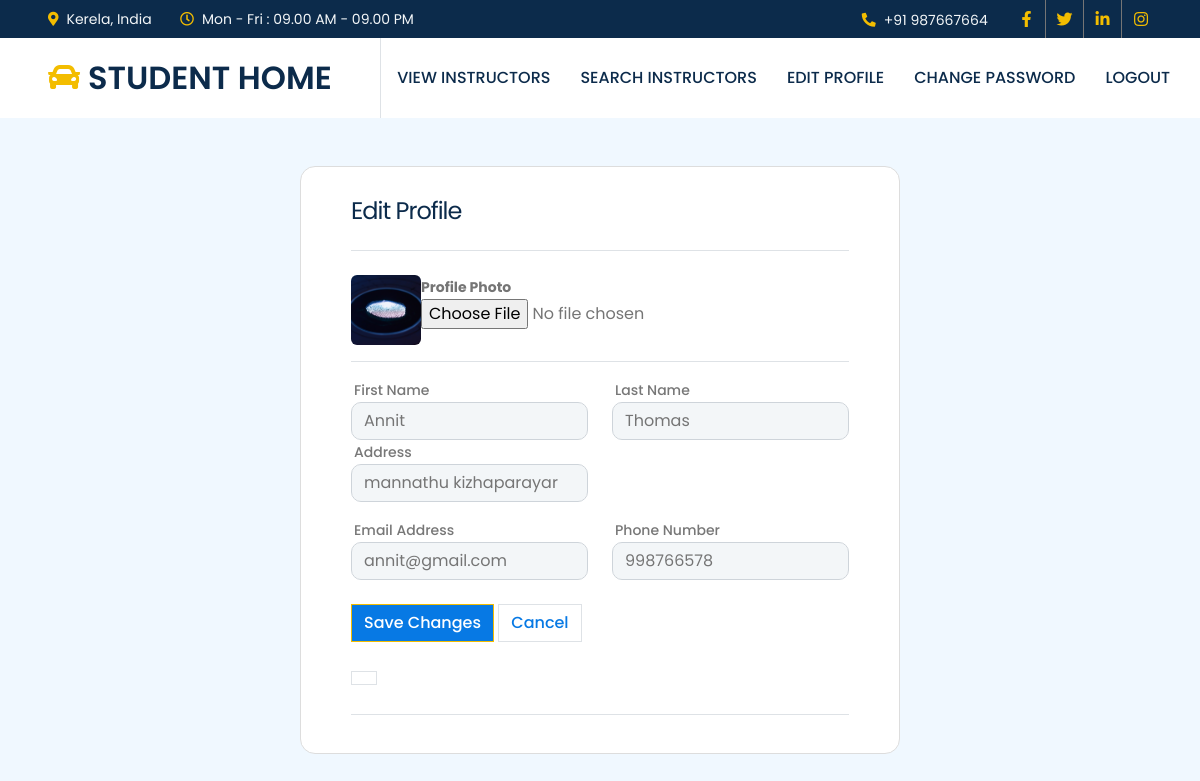
Page /updateprofile (signed in) on the committed database.
### drapp/models.py (models this page shows, shortened)
class Student(models.Model):
    first_name = models.CharField(max_length=50)
    last_name = models.CharField(max_length=50)
    phone_number = models.CharField(max_length=20)
    email = models.EmailField()
    address=models.CharField(max_length=70,null=True)
    image= models.ImageField(upload_to="drapp/static/img",default="")
    birthcertif=models.ImageField('Your Image in jpg/png Format',upload_to='certificates/',null=True)
    adaar=models.ImageField('Your Image in jpg/png Format',upload_to='aadar/',null=True)
    sslc=models.ImageField('Your Image in jpg/png Format',upload_to='sslc/',null=True)
    password=models.CharField(max_length=20,default='nothing')
    class Meta:
        verbose_name = 'View Student Profile'

### drapp/views.py (the view)
# urls.py: path('updateprofile',views.editstudent),
def editstudent(request):
    if request.method == 'POST':
        id = request.session['id']
        user = Student.objects.filter(id=id)
        up = Student.objects.get(id=id)
        first_name = request.POST.get('first_name')
        last_name = request.POST.get('last_name')
        address = request.POST.get('address')
        phone_number = request.POST.get('phone_number')
        email = request.POST.get('email')
        if 'image' in request.FILES:
            image = request.FILES['image']
            up.image = image
        up.first_name = first_name
        up.last_name = last_name
        up.address = address
        up.phone_number = phone_number
        up.email = email
        up.save()
        ud = Student.objects.filter(email=request.session['email'])
        context = {'details': ud,
                   'user': user,
                   'msg': 'Profile Details Updated'}
        return render(request, 'editprofile-student.html', context)
    else:
        id = request.session['id']
        up = Student.objects.filter(id=id)
        user = Student.objects.filter(id=id)
        all_data = {
            'user': user,
            'details': up,
        }
        return render(request, 'editprofile-student.html', all_data)

### drapp/templates/editprofile-student.html (shortened to what this page needs)
{% extends 'student_base.html' %}
{% load static %}
{% block background %} {% endblock %}
{% block body %}
<!DOCTYPE html>
<html lang="en">
<head>
</head>
<body>
{% for i in user %}
<form method="post" enctype="multipart/form-data">
    <div class="wrapper bg-white mt-sm-5">
        <h4 class="pb-4 border-bottom">Edit Profile</h4>
        <div class="d-flex align-items-start py-3 border-bottom">
            <img src="{{i.image.url}}"
                class="img" alt="">
            <div class="pl-sm-4 pl-2" id="img-section">
                <b>Profile Photo</b>
            <input type="file" name="image" >
            </div>
        </div>
        <div class="py-2">
            <div class="row py-2">
                <div class="col-md-6">
                    <label for="firstname">First Name</label>
                    <input type="text" class="bg-light form-control" name="first_name" value="{{i.first_name}}">
                </div>
              <div class="col-md-6">
                    <label for="firstname">Last Name</label>
                    <input type="text" class="bg-light form-control" name="last_name" value="{{i.last_name}}">
                </div>
                <div class="col-md-6 pt-md-0 pt-3">
                    <label for="lastname">Address</label>
                    <input type="text" class="bg-light form-control" name="address" value="{{i.address}}">
                </div>
            </div>
            <div class="row py-2">
                <div class="col-md-6">
                    <label for="email">Email Address</label>
                    <input type="email" class="bg-light form-control" name="email" value="{{i.email}}">
                </div>
                <div class="col-md-6 pt-md-0 pt-3">
                    <label for="phone">Phone Number</label>
                    <input type="tel" class="bg-light form-control" name="phone_number" value="{{i.phone_number}}">
                </div>
            </div>
            <div class="py-3 pb-4 border-bottom">
                <button class="btn btn-primary mr-3">Save Changes</button>
                <button class="btn border button">Cancel</button><br><br>
                <button class="btn border button">{{msg}}</button>
            </form>
</body>
</html>
{% endfor %}
{% endblock %}

### drapp/static/css/style.css (style rules this page uses)
:root { --primary: #F3BD00; --secondary: #757575; --light: #F3F6F8; --dark: #0C2B4B; }
.btn { font-weight: 500; transition: .5s; }
.btn.btn-primary, .btn.btn-outline-primary:hover { color: #FFFFFF; }

### drapp/templates/editprofile-student.html (style rules this page uses)
* { margin: 0; padding: 0; box-sizing: border-box; }
body { font-family: 'Poppins', sans-serif; background-color: aliceblue; }
.wrapper { padding: 30px 50px; border: 1px solid #ddd; border-radius: 15px; margin: 10px auto; max-width: 600px; }
h4 { letter-spacing: -1px; font-weight: 400; }
.img { width: 70px; height: 70px; border-radius: 6px; object-fit: cover; }
#img-section b,#img-section button,#deactivate b { font-size: 14px; }
label { margin-bottom: 0; font-size: 14px; font-weight: 500; color: #777; padding-left: 3px; }
.form-control { border-radius: 10px; }
.button { background-color: #fff; color: #0779e4; }
.btn-primary { background-color: #0779e4; }

### rows in the picture
Student: image (picture), first_name "Annit", last_name "Thomas", address "mannathu kizhaparayar", email "annit@gmail.com", phone_number "998766578"
